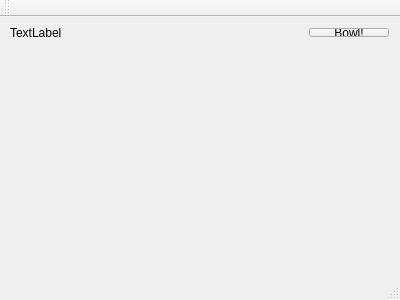
<?xml version="1.0" encoding="UTF-8"?>
<ui version="4.0">
 <class>MainWindow</class>
 <widget class="QMainWindow" name="MainWindow">
  <property name="geometry">
   <rect>
    <x>0</x>
    <y>0</y>
    <width>400</width>
    <height>300</height>
   </rect>
  </property>
  <property name="windowTitle">
   <string>MainWindow</string>
  </property>
  <widget class="QWidget" name="centralWidget">
   <widget class="QWidget" name="verticalLayoutWidget">
    <property name="geometry">
     <rect>
      <x>-1</x>
      <y>29</y>
      <width>401</width>
      <height>231</height>
     </rect>
    </property>
    <layout class="QVBoxLayout" name="mainScoreboard"/>
   </widget>
   <widget class="QWidget" name="horizontalLayoutWidget">
    <property name="geometry">
     <rect>
      <x>-1</x>
      <y>0</y>
      <width>401</width>
      <height>31</height>
     </rect>
    </property>
    <layout class="QHBoxLayout" name="horizontalLayout">
     <item>
      <widget class="QLabel" name="currentBowler">
       <property name="text">
        <string>TextLabel</string>
       </property>
      </widget>
     </item>
     <item>
      <spacer name="horizontalSpacer">
       <property name="orientation">
        <enum>Qt::Horizontal</enum>
       </property>
       <property name="sizeHint" stdset="0">
        <size>
         <width>40</width>
         <height>20</height>
        </size>
       </property>
      </spacer>
     </item>
     <item>
      <widget class="QPushButton" name="button_Bowl">
       <property name="text">
        <string>Bowl!</string>
       </property>
      </widget>
     </item>
    </layout>
   </widget>
  </widget>
  <widget class="QMenuBar" name="menuBar">
   <property name="geometry">
    <rect>
     <x>0</x>
     <y>0</y>
     <width>400</width>
     <height>25</height>
    </rect>
   </property>
  </widget>
  <widget class="QToolBar" name="mainToolBar">
   <attribute name="toolBarArea">
    <enum>TopToolBarArea</enum>
   </attribute>
   <attribute name="toolBarBreak">
    <bool>false</bool>
   </attribute>
  </widget>
  <widget class="QStatusBar" name="statusBar"/>
 </widget>
 <layoutdefault spacing="6" margin="11"/>
 <resources/>
 <connections/>
</ui>
